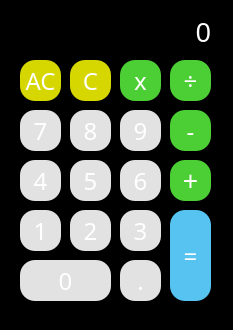
<?xml version="1.0" encoding="UTF-8"?>
<ui version="4.0">
 <class>MainWindow</class>
 <widget class="QMainWindow" name="MainWindow">
  <property name="geometry">
   <rect>
    <x>0</x>
    <y>0</y>
    <width>233</width>
    <height>330</height>
   </rect>
  </property>
  <property name="sizePolicy">
   <sizepolicy hsizetype="Preferred" vsizetype="Preferred">
    <horstretch>0</horstretch>
    <verstretch>0</verstretch>
   </sizepolicy>
  </property>
  <property name="minimumSize">
   <size>
    <width>233</width>
    <height>330</height>
   </size>
  </property>
  <property name="maximumSize">
   <size>
    <width>233</width>
    <height>330</height>
   </size>
  </property>
  <property name="windowTitle">
   <string>Calculator</string>
  </property>
  <property name="styleSheet">
   <string notr="true">background-color: rgb(0, 0, 0);</string>
  </property>
  <widget class="QWidget" name="centralwidget">
   <widget class="QPushButton" name="btn_div">
    <property name="geometry">
     <rect>
      <x>170</x>
      <y>60</y>
      <width>41</width>
      <height>41</height>
     </rect>
    </property>
    <property name="font">
     <font>
      <family>Unispace</family>
      <pointsize>18</pointsize>
      <weight>9</weight>
      <italic>false</italic>
      <bold>false</bold>
     </font>
    </property>
    <property name="styleSheet">
     <string notr="true">QPushButton{
font: 75 18pt &quot;Unispace&quot;;
	
	background-color: rgb(76, 207, 52);
	color: rgb(255, 255, 255);
	border-radius:15px;
}

QPushButton:hover{
background-color: rgb(87, 195, 241);
}
</string>
    </property>
    <property name="text">
     <string>÷</string>
    </property>
   </widget>
   <widget class="QPushButton" name="btn_mul">
    <property name="geometry">
     <rect>
      <x>120</x>
      <y>60</y>
      <width>41</width>
      <height>41</height>
     </rect>
    </property>
    <property name="font">
     <font>
      <family>Unispace</family>
      <pointsize>18</pointsize>
      <weight>9</weight>
      <italic>false</italic>
      <bold>false</bold>
     </font>
    </property>
    <property name="styleSheet">
     <string notr="true">QPushButton{
font: 75 18pt &quot;Unispace&quot;;
	
	background-color: rgb(76, 207, 52);
	color: rgb(255, 255, 255);
	border-radius:15px;
}

QPushButton:hover{
background-color: rgb(87, 195, 241);
}
</string>
    </property>
    <property name="text">
     <string>x</string>
    </property>
   </widget>
   <widget class="QPushButton" name="btn_del">
    <property name="geometry">
     <rect>
      <x>70</x>
      <y>60</y>
      <width>41</width>
      <height>41</height>
     </rect>
    </property>
    <property name="font">
     <font>
      <family>Unispace</family>
      <pointsize>18</pointsize>
      <weight>9</weight>
      <italic>false</italic>
      <bold>false</bold>
     </font>
    </property>
    <property name="styleSheet">
     <string notr="true">QPushButton{
font: 75 18pt &quot;Unispace&quot;;
	
	background-color: rgb(214, 214, 0);
	color: rgb(255, 255, 255);
	border-radius:15px;
}

QPushButton:hover{
background-color: rgb(223, 0, 0);
}
</string>
    </property>
    <property name="text">
     <string>C</string>
    </property>
    <property name="default">
     <bool>false</bool>
    </property>
    <property name="flat">
     <bool>false</bool>
    </property>
   </widget>
   <widget class="QPushButton" name="btn_clr">
    <property name="geometry">
     <rect>
      <x>20</x>
      <y>60</y>
      <width>41</width>
      <height>41</height>
     </rect>
    </property>
    <property name="font">
     <font>
      <family>Unispace</family>
      <pointsize>18</pointsize>
      <weight>9</weight>
      <italic>false</italic>
      <bold>false</bold>
     </font>
    </property>
    <property name="styleSheet">
     <string notr="true">QPushButton{
font: 75 18pt &quot;Unispace&quot;;
	
	background-color: rgb(214, 214, 0);
	color: rgb(255, 255, 255);
	border-radius:15px;
}

QPushButton:hover{
background-color: rgb(223, 0, 0);
}
</string>
    </property>
    <property name="text">
     <string>AC</string>
    </property>
   </widget>
   <widget class="QPushButton" name="btn_7">
    <property name="geometry">
     <rect>
      <x>20</x>
      <y>110</y>
      <width>41</width>
      <height>41</height>
     </rect>
    </property>
    <property name="font">
     <font>
      <family>Unispace</family>
      <pointsize>18</pointsize>
      <weight>9</weight>
      <italic>false</italic>
      <bold>false</bold>
     </font>
    </property>
    <property name="styleSheet">
     <string notr="true">QPushButton{
font: 75 18pt &quot;Unispace&quot;;
	
	
	background-color: rgb(226, 226, 226);
	
	color: rgb(255, 255, 255);
	border-radius:15px;
}

QPushButton:hover{
background-color: rgb(129, 129, 129);
}
</string>
    </property>
    <property name="text">
     <string>7</string>
    </property>
   </widget>
   <widget class="QPushButton" name="btn_8">
    <property name="geometry">
     <rect>
      <x>70</x>
      <y>110</y>
      <width>41</width>
      <height>41</height>
     </rect>
    </property>
    <property name="font">
     <font>
      <family>Unispace</family>
      <pointsize>18</pointsize>
      <weight>9</weight>
      <italic>false</italic>
      <bold>false</bold>
     </font>
    </property>
    <property name="styleSheet">
     <string notr="true">QPushButton{
font: 75 18pt &quot;Unispace&quot;;
	
	
	background-color: rgb(226, 226, 226);
	
	color: rgb(255, 255, 255);
	border-radius:15px;
}

QPushButton:hover{
background-color: rgb(129, 129, 129);
}
</string>
    </property>
    <property name="text">
     <string>8</string>
    </property>
   </widget>
   <widget class="QPushButton" name="btn_9">
    <property name="geometry">
     <rect>
      <x>120</x>
      <y>110</y>
      <width>41</width>
      <height>41</height>
     </rect>
    </property>
    <property name="font">
     <font>
      <family>Unispace</family>
      <pointsize>18</pointsize>
      <weight>9</weight>
      <italic>false</italic>
      <bold>false</bold>
     </font>
    </property>
    <property name="styleSheet">
     <string notr="true">QPushButton{
font: 75 18pt &quot;Unispace&quot;;
	
	
	background-color: rgb(226, 226, 226);
	
	color: rgb(255, 255, 255);
	border-radius:15px;
}

QPushButton:hover{
background-color: rgb(129, 129, 129);
}
</string>
    </property>
    <property name="text">
     <string>9</string>
    </property>
   </widget>
   <widget class="QPushButton" name="btn_sub">
    <property name="geometry">
     <rect>
      <x>170</x>
      <y>110</y>
      <width>41</width>
      <height>41</height>
     </rect>
    </property>
    <property name="font">
     <font>
      <family>Unispace</family>
      <pointsize>18</pointsize>
      <weight>9</weight>
      <italic>false</italic>
      <bold>false</bold>
     </font>
    </property>
    <property name="styleSheet">
     <string notr="true">QPushButton{
font: 75 18pt &quot;Unispace&quot;;
	
	background-color: rgb(76, 207, 52);
	color: rgb(255, 255, 255);
	border-radius:15px;
}

QPushButton:hover{
background-color: rgb(87, 195, 241);
}
</string>
    </property>
    <property name="text">
     <string>-</string>
    </property>
   </widget>
   <widget class="QPushButton" name="btn_add">
    <property name="geometry">
     <rect>
      <x>170</x>
      <y>160</y>
      <width>41</width>
      <height>41</height>
     </rect>
    </property>
    <property name="font">
     <font>
      <family>Unispace</family>
      <pointsize>20</pointsize>
      <weight>9</weight>
      <italic>false</italic>
      <bold>false</bold>
     </font>
    </property>
    <property name="styleSheet">
     <string notr="true">QPushButton{
font: 75 20pt &quot;Unispace&quot;;
	
	background-color: rgb(76, 207, 52);
	color: rgb(255, 255, 255);
	border-radius:15px;
}

QPushButton:hover{
background-color: rgb(87, 195, 241);
}
</string>
    </property>
    <property name="text">
     <string>+</string>
    </property>
   </widget>
   <widget class="QPushButton" name="btn_6">
    <property name="geometry">
     <rect>
      <x>120</x>
      <y>160</y>
      <width>41</width>
      <height>41</height>
     </rect>
    </property>
    <property name="font">
     <font>
      <family>Unispace</family>
      <pointsize>18</pointsize>
      <weight>9</weight>
      <italic>false</italic>
      <bold>false</bold>
     </font>
    </property>
    <property name="styleSheet">
     <string notr="true">QPushButton{
font: 75 18pt &quot;Unispace&quot;;
	
	
	background-color: rgb(226, 226, 226);
	
	color: rgb(255, 255, 255);
	border-radius:15px;
}

QPushButton:hover{
background-color: rgb(129, 129, 129);
}
</string>
    </property>
    <property name="text">
     <string>6</string>
    </property>
   </widget>
   <widget class="QPushButton" name="btn_4">
    <property name="geometry">
     <rect>
      <x>20</x>
      <y>160</y>
      <width>41</width>
      <height>41</height>
     </rect>
    </property>
    <property name="font">
     <font>
      <family>Unispace</family>
      <pointsize>18</pointsize>
      <weight>9</weight>
      <italic>false</italic>
      <bold>false</bold>
     </font>
    </property>
    <property name="styleSheet">
     <string notr="true">QPushButton{
font: 75 18pt &quot;Unispace&quot;;
	
	
	background-color: rgb(226, 226, 226);
	
	color: rgb(255, 255, 255);
	border-radius:15px;
}

QPushButton:hover{
background-color: rgb(129, 129, 129);
}

</string>
    </property>
    <property name="text">
     <string>4</string>
    </property>
   </widget>
   <widget class="QPushButton" name="btn_5">
    <property name="geometry">
     <rect>
      <x>70</x>
      <y>160</y>
      <width>41</width>
      <height>41</height>
     </rect>
    </property>
    <property name="font">
     <font>
      <family>Unispace</family>
      <pointsize>18</pointsize>
      <weight>9</weight>
      <italic>false</italic>
      <bold>false</bold>
     </font>
    </property>
    <property name="styleSheet">
     <string notr="true">QPushButton{
font: 75 18pt &quot;Unispace&quot;;
	
	
	background-color: rgb(226, 226, 226);
	
	color: rgb(255, 255, 255);
	border-radius:15px;
}

QPushButton:hover{
background-color: rgb(129, 129, 129);
}
</string>
    </property>
    <property name="text">
     <string>5</string>
    </property>
   </widget>
   <widget class="QPushButton" name="btn_2">
    <property name="geometry">
     <rect>
      <x>70</x>
      <y>210</y>
      <width>41</width>
      <height>41</height>
     </rect>
    </property>
    <property name="font">
     <font>
      <family>Unispace</family>
      <pointsize>18</pointsize>
      <weight>9</weight>
      <italic>false</italic>
      <bold>false</bold>
     </font>
    </property>
    <property name="styleSheet">
     <string notr="true">QPushButton{
font: 75 18pt &quot;Unispace&quot;;
	
	
	background-color: rgb(226, 226, 226);
	
	color: rgb(255, 255, 255);
	border-radius:15px;
}

QPushButton:hover{
background-color: rgb(129, 129, 129);
}
</string>
    </property>
    <property name="text">
     <string>2</string>
    </property>
   </widget>
   <widget class="QPushButton" name="btn_3">
    <property name="geometry">
     <rect>
      <x>120</x>
      <y>210</y>
      <width>41</width>
      <height>41</height>
     </rect>
    </property>
    <property name="font">
     <font>
      <family>Unispace</family>
      <pointsize>18</pointsize>
      <weight>9</weight>
      <italic>false</italic>
      <bold>false</bold>
     </font>
    </property>
    <property name="styleSheet">
     <string notr="true">QPushButton{
font: 75 18pt &quot;Unispace&quot;;
	
	
	background-color: rgb(226, 226, 226);
	
	color: rgb(255, 255, 255);
	border-radius:15px;
}

QPushButton:hover{
background-color: rgb(129, 129, 129);
}
</string>
    </property>
    <property name="text">
     <string>3</string>
    </property>
   </widget>
   <widget class="QPushButton" name="btn_equal">
    <property name="geometry">
     <rect>
      <x>170</x>
      <y>210</y>
      <width>41</width>
      <height>91</height>
     </rect>
    </property>
    <property name="font">
     <font>
      <family>Unispace</family>
      <pointsize>18</pointsize>
      <weight>9</weight>
      <italic>false</italic>
      <bold>false</bold>
     </font>
    </property>
    <property name="styleSheet">
     <string notr="true">QPushButton{
font: 75 18pt &quot;Unispace&quot;;
	background-color: rgb(87, 195, 241);
	
	color: rgb(255, 255, 255);
	border-radius:15px;
}

QPushButton:hover{
background-color: rgb(255, 102, 102);
}
</string>
    </property>
    <property name="text">
     <string>=</string>
    </property>
   </widget>
   <widget class="QPushButton" name="btn_1">
    <property name="geometry">
     <rect>
      <x>20</x>
      <y>210</y>
      <width>41</width>
      <height>41</height>
     </rect>
    </property>
    <property name="font">
     <font>
      <family>Unispace</family>
      <pointsize>18</pointsize>
      <weight>9</weight>
      <italic>false</italic>
      <bold>false</bold>
     </font>
    </property>
    <property name="styleSheet">
     <string notr="true">QPushButton{
font: 75 18pt &quot;Unispace&quot;;
	
	
	background-color: rgb(226, 226, 226);
	
	color: rgb(255, 255, 255);
	border-radius:15px;
}

QPushButton:hover{
background-color: rgb(129, 129, 129);
}
</string>
    </property>
    <property name="text">
     <string>1</string>
    </property>
   </widget>
   <widget class="QPushButton" name="btn_0">
    <property name="enabled">
     <bool>true</bool>
    </property>
    <property name="geometry">
     <rect>
      <x>20</x>
      <y>260</y>
      <width>91</width>
      <height>41</height>
     </rect>
    </property>
    <property name="font">
     <font>
      <family>Unispace</family>
      <pointsize>18</pointsize>
      <weight>9</weight>
      <italic>false</italic>
      <bold>false</bold>
     </font>
    </property>
    <property name="styleSheet">
     <string notr="true">QPushButton{
font: 75 18pt &quot;Unispace&quot;;
	
	
	background-color: rgb(226, 226, 226);
	
	color: rgb(255, 255, 255);
	border-radius:15px;
}

QPushButton:hover{
background-color: rgb(129, 129, 129);
}
</string>
    </property>
    <property name="text">
     <string>0</string>
    </property>
   </widget>
   <widget class="QPushButton" name="btn_dot">
    <property name="geometry">
     <rect>
      <x>120</x>
      <y>260</y>
      <width>41</width>
      <height>41</height>
     </rect>
    </property>
    <property name="font">
     <font>
      <family>Unispace</family>
      <pointsize>18</pointsize>
      <weight>9</weight>
      <italic>false</italic>
      <bold>false</bold>
     </font>
    </property>
    <property name="styleSheet">
     <string notr="true">QPushButton{
font: 75 18pt &quot;Unispace&quot;;
	
	
	background-color: rgb(226, 226, 226);
	
	color: rgb(255, 255, 255);
	border-radius:15px;
}

QPushButton:hover{
background-color: rgb(129, 129, 129);
}
</string>
    </property>
    <property name="text">
     <string>.</string>
    </property>
   </widget>
   <widget class="QLabel" name="out_label">
    <property name="geometry">
     <rect>
      <x>20</x>
      <y>12</y>
      <width>191</width>
      <height>41</height>
     </rect>
    </property>
    <property name="font">
     <font>
      <pointsize>20</pointsize>
     </font>
    </property>
    <property name="styleSheet">
     <string notr="true">color: rgb(255, 255, 255);
background-color: rgb(0, 0, 0);
border-radius:15px</string>
    </property>
    <property name="frameShape">
     <enum>QFrame::NoFrame</enum>
    </property>
    <property name="frameShadow">
     <enum>QFrame::Sunken</enum>
    </property>
    <property name="text">
     <string>0</string>
    </property>
    <property name="textFormat">
     <enum>Qt::AutoText</enum>
    </property>
    <property name="scaledContents">
     <bool>false</bool>
    </property>
    <property name="alignment">
     <set>Qt::AlignRight|Qt::AlignTrailing|Qt::AlignVCenter</set>
    </property>
    <property name="wordWrap">
     <bool>false</bool>
    </property>
    <property name="margin">
     <number>5</number>
    </property>
   </widget>
  </widget>
  <widget class="QStatusBar" name="statusbar">
   <property name="enabled">
    <bool>true</bool>
   </property>
   <property name="sizeGripEnabled">
    <bool>false</bool>
   </property>
  </widget>
  <action name="actionClose">
   <property name="text">
    <string>Close</string>
   </property>
  </action>
 </widget>
 <resources/>
 <connections/>
</ui>
